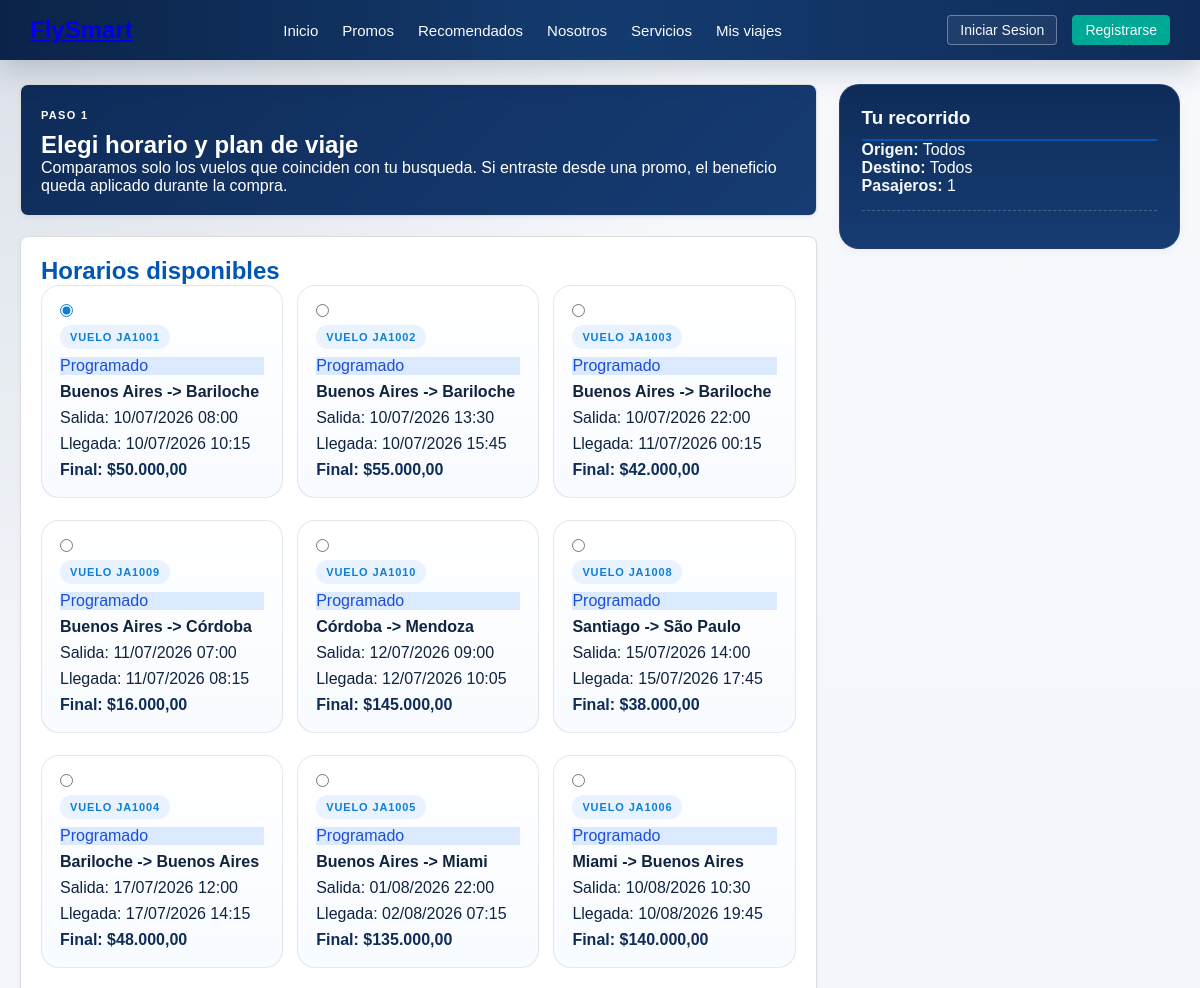
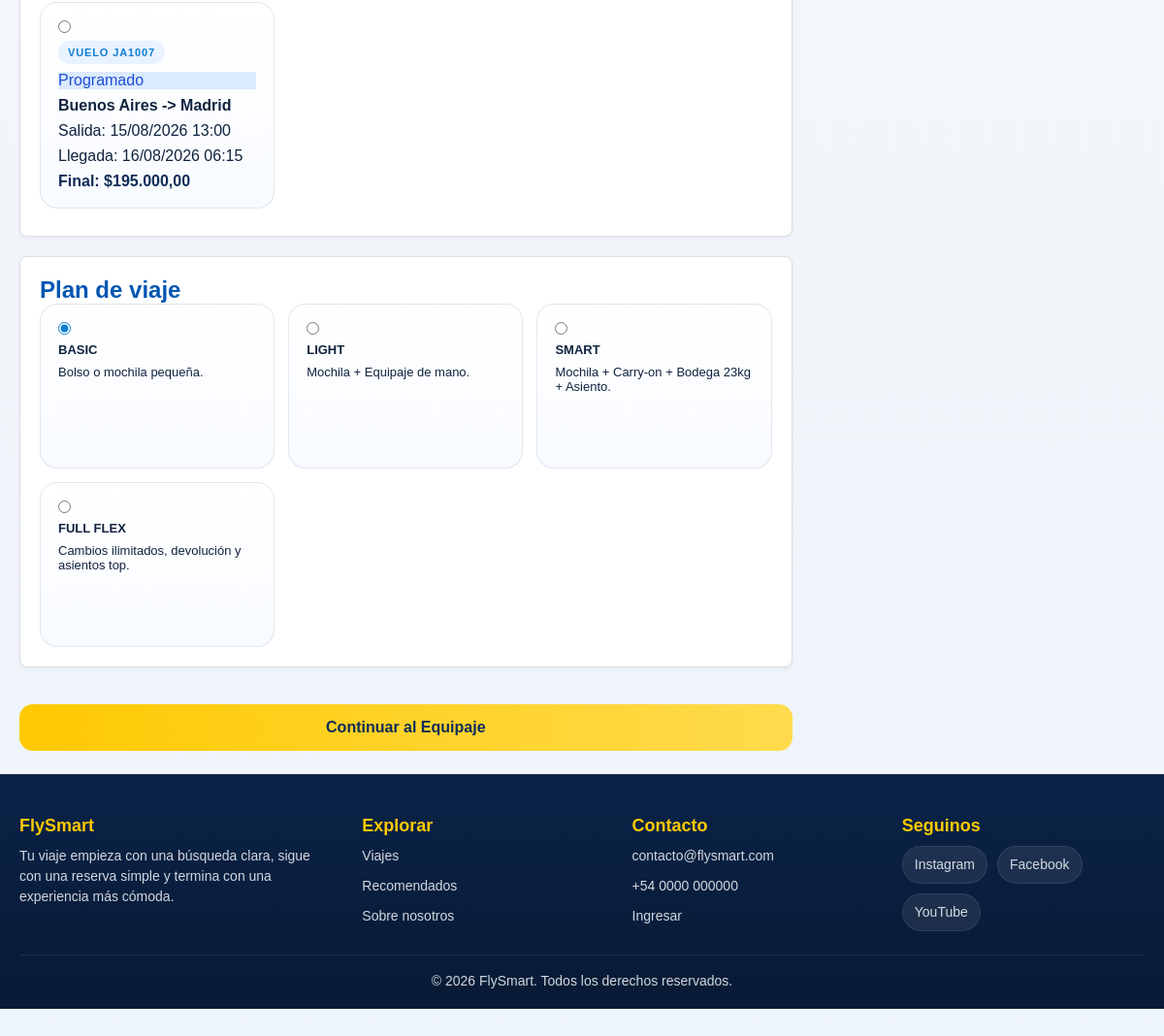
The app's page /consultas/proceso_compra/vuelos.php with its own data (2 pictures, top to bottom).
### tables this page shows
CREATE TABLE `vuelos` (
  `id_vuelo` int(11) NOT NULL AUTO_INCREMENT,
  `numero_vuelo` varchar(20) NOT NULL,
  `id_avion` int(11) NOT NULL,
  `origen_iata` varchar(3) NOT NULL,
  `destino_iata` varchar(3) NOT NULL,
  `fecha_salida` datetime NOT NULL,
  `fecha_llegada` datetime NOT NULL,
  `precio_base_vuelo` decimal(10,2) NOT NULL,
  `estado_vuelo` varchar(20) NOT NULL,
  PRIMARY KEY (`id_vuelo`),
  KEY `id_avion` (`id_avion`),
  KEY `origen_iata` (`origen_iata`),
  KEY `destino_iata` (`destino_iata`),
  CONSTRAINT `fk_vuelos_avion` FOREIGN KEY (`id_avion`) REFERENCES `aviones` (`id_avion`),
  CONSTRAINT `fk_vuelos_destino` FOREIGN KEY (`destino_iata`) REFERENCES `aeropuertos` (`codigo_iata`),
  CONSTRAINT `fk_vuelos_origen` FOREIGN KEY (`origen_iata`) REFERENCES `aeropuertos` (`codigo_iata`)
);

CREATE TABLE `planes_tarifas` (
  `id_plan` int(11) NOT NULL AUTO_INCREMENT,
  `nombre_plan` varchar(50) NOT NULL,
  `descripcion` text DEFAULT NULL,
  `cargo_extra_plan` decimal(10,2) NOT NULL DEFAULT 0.00,
  PRIMARY KEY (`id_plan`)
);

### consultas/proceso_compra/vuelos.php (the view, shortened to what this page needs)
<?php
require_once '../../config/conexion.php';
$origen = strtoupper(trim($_GET['origen'] ?? ''));
$destino = strtoupper(trim($_GET['destino'] ?? ''));
$pasajeros = max(1, (int)($_GET['pasajeros'] ?? 1));
$codigoPromo = strtoupper(trim($_GET['codigo_promo'] ?? $_GET['promo'] ?? ''));
$promos = [
    'BARILO20' => [
        'titulo' => '20% OFF en Bariloche',
        'descripcion' => 'Descuento aplicado a vuelos con destino Bariloche.',
        'destino' => 'BRC',
        'descuento' => 0.20,
    ],
    'EQUIPAJEGRATIS' => [
        'titulo' => 'Equipaje gratis',
        'descripcion' => 'El beneficio se aplicara en el paso de equipaje.',
        'destino' => '',
        'descuento' => 0,
    ],
    'CORDOBA2X1' => [
        'titulo' => '2x1 a Cordoba',
        'descripcion' => 'Promocion preparada para dos pasajeros hacia Cordoba.',
        'destino' => 'COR',
        'descuento' => 0.50,
    ],
];
$promoActiva = $promos[$codigoPromo] ?? null;
$sql = "
    SELECT v.id_vuelo, v.numero_vuelo, v.fecha_salida, v.fecha_llegada, v.precio_base_vuelo, v.estado_vuelo,
           origen.ciudad AS origen_ciudad, origen.codigo_iata AS origen_iata,
           destino.ciudad AS destino_ciudad, destino.codigo_iata AS destino_iata
    FROM vuelos v
    INNER JOIN aeropuertos origen ON origen.codigo_iata = v.origen_iata
    INNER JOIN aeropuertos destino ON destino.codigo_iata = v.destino_iata
    WHERE 1 = 1
";
$params = [];
$sql .= " ORDER BY v.fecha_salida ASC";
$stmt = $pdo->prepare($sql);
$stmt->execute($params);
$vuelos = $stmt->fetchAll(PDO::FETCH_ASSOC);
$planes = $pdo->query("SELECT id_plan, nombre_plan, descripcion FROM planes_tarifas")->fetchAll();
$primerVuelo = $vuelos[0] ?? null;
$primerPlan = $planes[0] ?? null;
function estadoClaseVuelo(string $estado): string {
    $estado = strtolower($estado);
    return 'status-scheduled';
}
include_once '../../includes/header.php';
?>
<section class="contenedor-vuelos">
    <div class="main-content">
        <div class="card hero-step">
            <p class="eyebrow">Paso 1</p>
            <h2>Elegi horario y plan de viaje</h2>
            <p>Comparamos solo los vuelos que coinciden con tu busqueda. Si entraste desde una promo, el beneficio queda aplicado durante la compra.</p>
        </div>
        <form action="equipaje.php" method="POST">
            <div class="card">
                <h2>Horarios disponibles</h2>
                <?php if (empty($vuelos)): ?>
                    <div class="empty-state">
                        <h3>No encontramos vuelos para esos filtros</h3>
                        <p>Proba con otro origen, destino o fecha.</p>
                        <br>
                        <a href="../../index.php#buscador" class="btn-continuar empty-link">Volver al buscador</a>
                    </div>
                <?php else: ?>
                    <div class="grid-vuelos">
                        <?php foreach($vuelos as $v): ?>
                            <?php
                                $precioBase = (float)$v['precio_base_vuelo'];
                                $precioFinal = $promoActiva ? $precioBase * (1 - (float)$promoActiva['descuento']) : $precioBase;
                            ?>
                            <label class="opcion-vuelo">
                                <input type="radio" name="id_vuelo" value="<?= (int)$v['id_vuelo'] ?>" required <?= ($primerVuelo && $v['id_vuelo'] === $primerVuelo['id_vuelo']) ? 'checked' : '' ?>>
                                <span class="badge-vuelo">Vuelo <?= htmlspecialchars($v['numero_vuelo'], ENT_QUOTES, 'UTF-8') ?></span>
                                <span class="status-pill <?= estadoClaseVuelo($v['estado_vuelo']) ?>"><?= htmlspecialchars($v['estado_vuelo'], ENT_QUOTES, 'UTF-8') ?></span>
                                <strong><?= htmlspecialchars($v['origen_ciudad'] . ' -> ' . $v['destino_ciudad'], ENT_QUOTES, 'UTF-8') ?></strong>
                                <p>Salida: <?= date('d/m/Y H:i', strtotime($v['fecha_salida'])) ?></p>
                                <p>Llegada: <?= date('d/m/Y H:i', strtotime($v['fecha_llegada'])) ?></p>
                                <span class="precio-vuelo">Final: $<?= number_format($precioFinal, 2, ',', '.') ?></span>
                            </label>
                        <?php endforeach; ?>
                    </div>
                <?php endif; ?>
            </div>
            <div class="card">
                <h2>Plan de viaje</h2>
                <div class="grid-planes">
                    <?php foreach($planes as $p): ?>
                        <label class="opcion-plan">
                            <input type="radio" name="id_plan" value="<?= (int)$p['id_plan'] ?>" required <?= ($primerPlan && $p['id_plan'] === $primerPlan['id_plan']) ? 'checked' : '' ?>>
                            <strong><?= htmlspecialchars($p['nombre_plan'], ENT_QUOTES, 'UTF-8') ?></strong>
                            <p><?= htmlspecialchars($p['descripcion'], ENT_QUOTES, 'UTF-8') ?></p>
                        </label>
                    <?php endforeach; ?>
                </div>
            </div>
            <button type="submit" class="btn-continuar" <?= empty($vuelos) ? 'disabled' : '' ?>>Continuar al Equipaje</button>
        </form>
    </div>
    <aside class="sidebar-resumen">
        <h3>Tu recorrido</h3>
        <p><strong>Origen:</strong> <?= htmlspecialchars($origen ?: 'Todos', ENT_QUOTES, 'UTF-8') ?></p>
        <p><strong>Destino:</strong> <?= htmlspecialchars($destino ?: 'Todos', ENT_QUOTES, 'UTF-8') ?></p>
        <p><strong>Pasajeros:</strong> <?= (int)$pasajeros ?></p>
        <hr class="separador">
    </aside>
</section>
<?php include_once '../../includes/footer.php'; ?>
</body>
</html>

### Aerolinea/css/estilos.css (style rules this page uses)
:root { --primary-color: #0f2c59; --secondary-color: #00a896; --orange-color: #ff9f1c; --light-bg: #f4f6f9; --dark-text: #333; }
* { box-sizing: border-box; margin: 0; padding: 0; font-family: sans-serif; }
body { background-color: var(--light-bg); color: var(--dark-text); padding-bottom: 50px; }
.main-content { flex: 3; }
.sidebar-resumen { flex: 1; background: white; padding: 20px; border-radius: 8px; box-shadow: 0 2px 10px rgba(0,0,0,0.05); height: fit-content; }
.card { background: white; padding: 25px; border-radius: 8px; box-shadow: 0 2px 10px rgba(0,0,0,0.05); margin-bottom: 20px; }
body { font-family: "Segoe UI", "Trebuchet MS", Arial, sans-serif; background: radial-gradient(circle at top left, rgba(15, 44, 89, 0.12), transparent 30%), linear-gradient(180deg, #f7f9fc 0%, #eef4fb 100%); color: #10233f; }
.service-card, .card, .trip-card, .travel-card, .about-panel { border: 1px solid rgba(15, 44, 89, 0.08); box-shadow: 0 18px 45px rgba(15, 44, 89, 0.08); border-radius: 20px; background: rgba(255, 255, 255, 0.94); }
.card { padding: 28px; }
.eyebrow { display: inline-flex; align-items: center; gap: 8px; text-transform: uppercase; letter-spacing: 0.12em; font-size: 11px; color: #0d7fd4; font-weight: 800; margin-bottom: 10px; }
html, body { min-height: 100%; }
body { min-height: 100vh; display: flex; flex-direction: column; }

### css/proceso_compra/vuelos.css (style rules this page uses)
.contenedor-vuelos { display: grid; grid-template-columns: 2fr 1fr; gap: 20px; max-width: 1200px; margin: 20px auto; padding: 0 20px; font-family: sans-serif; }
.card { border: 1px solid #ddd; padding: 20px; border-radius: 8px; margin-bottom: 20px; background: #fff; box-shadow: 0 2px 4px rgba(0,0,0,0.05); }
.card h2 { color: #0056b3; margin-top: 0; }
.opcion-vuelo { display: block; border: 1px solid #ccc; padding: 12px; margin-bottom: 8px; border-radius: 6px; cursor: pointer; background: #fff; transition: background 0.2s, border-color 0.2s; }
.grid-planes { display: grid; grid-template-columns: repeat(auto-fit, minmax(200px, 1fr)); gap: 10px; }
.opcion-plan { border: 1px solid #ddd; padding: 10px; border-radius: 6px; background: #fafafa; display: block; cursor: pointer; font-size: 13px; transition: background 0.2s; }
.btn-continuar { background: #0056b3; color: #fff; padding: 14px 30px; border: none; border-radius: 4px; cursor: pointer; font-weight: bold; font-size: 16px; width: 100%; transition: background 0.2s; }
.sidebar-resumen { border: 1px solid #0056b3; padding: 20px; border-radius: 8px; background: #f4f8ff; height: fit-content; position: sticky; top: 20px; }
.sidebar-resumen h3 { color: #0056b3; border-bottom: 2px solid #0056b3; padding-bottom: 10px; margin-top: 0; }
.separador { border: 0; border-top: 1px dashed #0056b3; margin: 15px 0; }
.contenedor-vuelos { display: grid; grid-template-columns: minmax(0, 2.1fr) minmax(280px, 0.9fr); gap: 22px; max-width: 1240px; margin: 24px auto; padding: 0 20px; }
.hero-step { background: linear-gradient(135deg, #0f2c59, #163c73); color: #fff; }
.hero-step h2, .hero-step p { color: #fff; }
.grid-vuelos, .grid-planes { display: grid; grid-template-columns: repeat(auto-fit, minmax(240px, 1fr)); gap: 14px; }
.opcion-vuelo, .opcion-plan { border: 1px solid rgba(15, 44, 89, 0.1); border-radius: 18px; padding: 18px; background: linear-gradient(180deg, #ffffff, #f8fbff); cursor: pointer; transition: transform 0.2s ease, box-shadow 0.2s ease, border-color 0.2s ease; display: flex; flex-direction: column; gap: 8px; min-height: 170px; }
.opcion-vuelo input, .opcion-plan input { align-self: flex-start; accent-color: #0d7fd4; }
.badge-vuelo { align-self: flex-start; display: inline-flex; padding: 6px 10px; border-radius: 999px; background: #e9f2ff; color: #0d7fd4; font-size: 11px; font-weight: 800; text-transform: uppercase; letter-spacing: 0.08em; }
.precio-vuelo { color: #0f2c59; font-weight: 800; }
.btn-continuar { background: linear-gradient(90deg, #fec901, #ffdb4d); color: #0f2c59; border: none; padding: 15px 28px; border-radius: 14px; cursor: pointer; font-weight: 900; width: 100%; margin-top: 18px; font-size: 16px; }
.sidebar-resumen { background: linear-gradient(180deg, #0f2c59, #163c73); color: #f7fbff; border: 1px solid rgba(255, 255, 255, 0.08); border-radius: 20px; padding: 22px; height: fit-content; position: sticky; top: 20px; }
.sidebar-resumen h3, .sidebar-resumen p { color: #f7fbff; }
.sidebar-resumen .separador { border-top-color: rgba(255, 255, 255, 0.22); }
.status-pill.status-scheduled { background: #dbeafe; color: #1d4ed8; }

### records on screen
vuelos: id_vuelo "☑ VUELO JA1001 Programado Buenos", numero_vuelo "JA1001", estado_vuelo "Programado", destino_ciudad "Buenos Aires -> Bariloche", fecha_salida "10/07/2026 08:00", fecha_llegada "10/07/2026 10:15", precio_base_vuelo "50.000,00"
vuelos: id_vuelo "☐ VUELO JA1002 Programado Buenos", numero_vuelo "JA1002", estado_vuelo "Programado", destino_ciudad "Buenos Aires -> Bariloche", fecha_salida "10/07/2026 13:30", fecha_llegada "10/07/2026 15:45", precio_base_vuelo "55.000,00"
vuelos: id_vuelo "☐ VUELO JA1003 Programado Buenos", numero_vuelo "JA1003", estado_vuelo "Programado", destino_ciudad "Buenos Aires -> Bariloche", fecha_salida "10/07/2026 22:00", fecha_llegada "11/07/2026 00:15", precio_base_vuelo "42.000,00"
vuelos: id_vuelo "☐ VUELO JA1009 Programado Buenos", numero_vuelo "JA1009", estado_vuelo "Programado", destino_ciudad "Buenos Aires -> Córdoba", fecha_salida "11/07/2026 07:00", fecha_llegada "11/07/2026 08:15", precio_base_vuelo "16.000,00"
vuelos: id_vuelo "☐ VUELO JA1010 Programado Córdob", numero_vuelo "JA1010", estado_vuelo "Programado", destino_ciudad "Córdoba -> Mendoza", fecha_salida "12/07/2026 09:00", fecha_llegada "12/07/2026 10:05", precio_base_vuelo "145.000,00"
vuelos: id_vuelo "☐ VUELO JA1008 Programado Santia", numero_vuelo "JA1008", estado_vuelo "Programado", destino_ciudad "Santiago -> São Paulo", fecha_salida "15/07/2026 14:00", fecha_llegada "15/07/2026 17:45", precio_base_vuelo "38.000,00"
vuelos: id_vuelo "☐ VUELO JA1004 Programado Barilo", numero_vuelo "JA1004", estado_vuelo "Programado", destino_ciudad "Bariloche -> Buenos Aires", fecha_salida "17/07/2026 12:00", fecha_llegada "17/07/2026 14:15", precio_base_vuelo "48.000,00"
vuelos: id_vuelo "☐ VUELO JA1005 Programado Buenos", numero_vuelo "JA1005", estado_vuelo "Programado", destino_ciudad "Buenos Aires -> Miami", fecha_salida "01/08/2026 22:00", fecha_llegada "02/08/2026 07:15", precio_base_vuelo "135.000,00"
vuelos: id_vuelo "☐ VUELO JA1006 Programado Miami", numero_vuelo "JA1006", estado_vuelo "Programado", destino_ciudad "Miami -> Buenos Aires", fecha_salida "10/08/2026 10:30", fecha_llegada "10/08/2026 19:45", precio_base_vuelo "140.000,00"
vuelos: id_vuelo "☐ VUELO JA1007 Programado Buenos", numero_vuelo "JA1007", estado_vuelo "Programado", destino_ciudad "Buenos Aires -> Madrid", fecha_salida "15/08/2026 13:00", fecha_llegada "16/08/2026 06:15", precio_base_vuelo "195.000,00"
planes_tarifas: id_plan "☑ BASIC Bolso o mochila pequeña", nombre_plan "BASIC", descripcion "Bolso o mochila pequeña."
planes_tarifas: id_plan "☐ LIGHT Mochila + Equipaje de m", nombre_plan "LIGHT", descripcion "Mochila + Equipaje de mano."
planes_tarifas: id_plan "☐ SMART Mochila + Carry-on + Bo", nombre_plan "SMART", descripcion "Mochila + Carry-on + Bodega 23kg + Asiento."
planes_tarifas: id_plan "☐ FULL FLEX Cambios ilimitados,", nombre_plan "FULL FLEX", descripcion "Cambios ilimitados, devolución y asientos top."

### other values on screen
$origen ?: 'Todos' "Todos"
$destino ?: 'Todos' "Todos"
$pasajeros "1"
